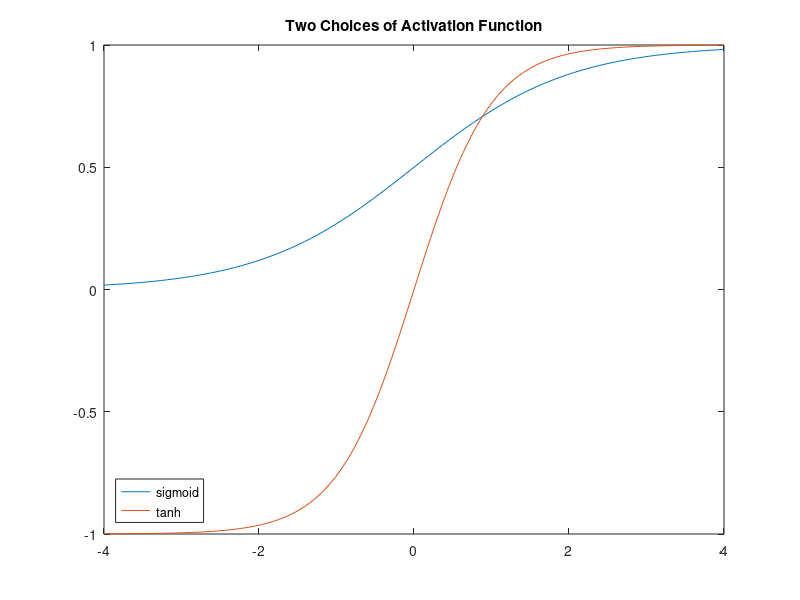

Write MATLAB code to recreate this figure.
z = linspace(-4,4,100);
f1 =arrayfun(@(x) 1/(1+exp(-x)),z);
f2 =arrayfun(@(x) tanh(x),z);
plot(z,f1)
title("Two Choices of Activation Function")
hold on
plot(z,f2)
hold off
legend('sigmoid', 'tanh', 'location', 'southwest')